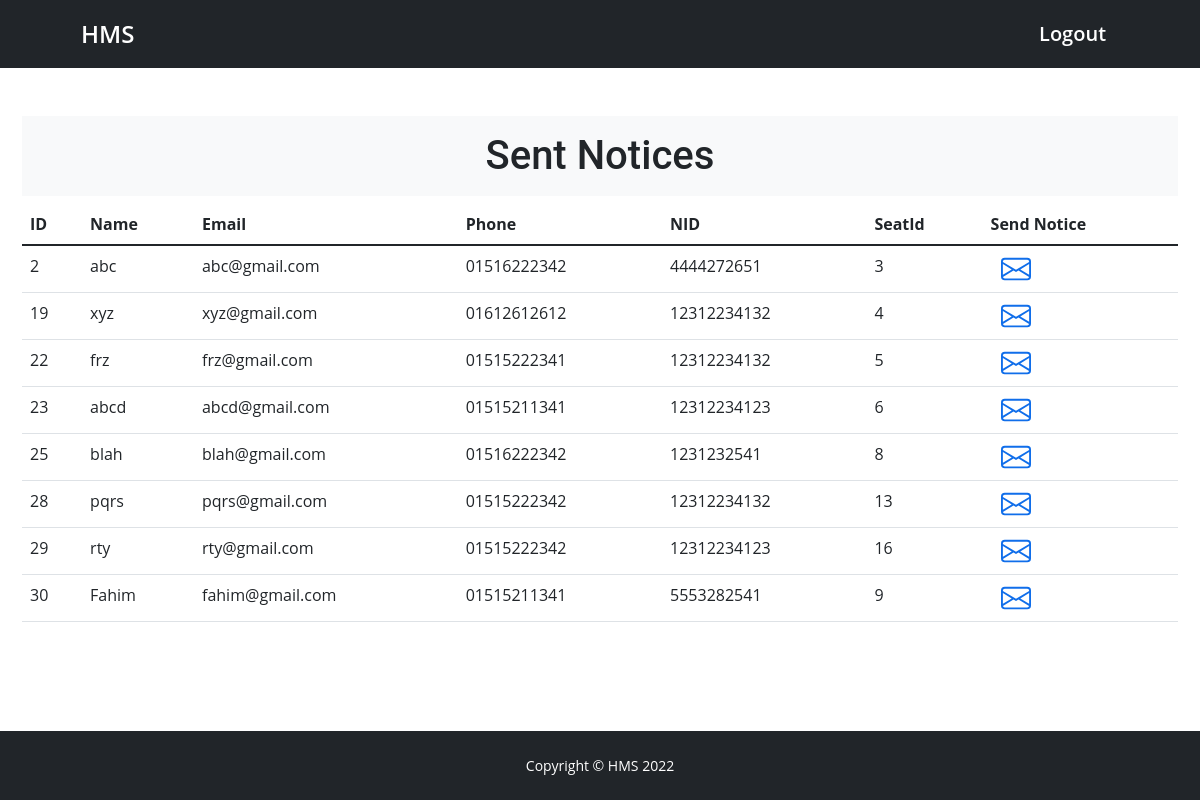
/viewnotice.php (signed in), run on the app's committed database.
### tables this page shows
CREATE TABLE `users` (
  `id` int(11) NOT NULL,
  `name` varchar(255) DEFAULT NULL,
  `address` varchar(255) DEFAULT NULL,
  `email` varchar(255) DEFAULT NULL,
  `password` varchar(255) DEFAULT NULL,
  `phone` varchar(255) DEFAULT NULL,
  `type` enum('1','2') DEFAULT NULL COMMENT '1:Admin, 2:User',
  `nid` varchar(255) DEFAULT NULL,
  `createdAt` datetime NOT NULL,
  `updatedAt` datetime NOT NULL,
  `seatId` int(11) DEFAULT NULL
);

### viewnotice.php (the view, shortened to what this page needs)
<?php
	$conn = mysqli_connect('localhost', 'root', '', 'hms2');
?>
<!DOCTYPE html>
<html lang="en">
    <head>
        <link href="https://cdn.jsdelivr.net/npm/bootstrap-icons@1.4.1/font/bootstrap-icons.css" rel="stylesheet" />
        <link href="css/styles.css" rel="stylesheet" />
        <link href="css/style2.css" rel="stylesheet">
    </head>
    <body>
        <nav class="navbar navbar-expand-lg navbar-dark bg-dark mb-4">
            <div class="container px-lg-5 py-lg-3">
                <a class="navbar-brand fs-4" href="Aindex.php">HMS</a>
                <div class="collapse navbar-collapse" id="navbarSupportedContent">
                    <ul class="navbar-nav ms-auto mb-2 mb-lg-0">
                        <li class="nav-item mx-2"><a class="nav-link active fs-5"  href="logout.php">Logout</a></li>
                    </ul>
                </div>
            </div>
        </nav>
        <section class="pt-4 container-fluid height-full">
            <div class="container px-lg-3">
                <div class="row gx-lg-5">
                <h1 class="text-center font-weight-bold p-3 mb-2 bg-light text-dark ">Sent Notices</h1>
                <table class="table">
                    <thead>
                        <tr>
                        <th scope="col">ID</th>
                        <th scope="col">Name</th>
                        <th scope="col">Email</th>
                        <th scope="col">Phone</th>
                        <th scope="col">NID</th>
                        <th scope="col">SeatId</th>
                        <th scope="col">Send Notice</th>
                        </tr>
                    </thead>
                    <?php
					$query="Select * from users";
					$result= mysqli_query($conn,$query);
                    while($rows=mysqli_fetch_assoc($result))
                    {
                        if($rows['type']==2)
                        {
					?>
                        <tr>
                            <td><?php echo $rows['id'] ?></td>
                            <td><?php echo $rows['name'] ?></td>
                            <td><?php echo $rows['email'] ?></td>
                            <td><?php echo $rows['phone'] ?></td>
                            <td><?php echo $rows['nid'] ?></td>
                            <td><?php echo $rows['seatId'] ?></td>
                            <td><a href=<?php echo"sendnotice.php?id=$rows[id]&name=$rows[name]"?>></a></td>
                        </tr>
					<?php
                        }
					}
                    ?>
                    </table>
                </div>
            </div>
        </section>
        <footer class="footer text-center py-4 bg-dark bg-info text-center text-lg-start fixed-bottom">
            <div class="small container"><p class="m-0 text-center text-white">Copyright &copy; HMS 2022</p></div>
        </footer>
    </body>
</html>

### css/style2.css (style rules this page uses)
body { font-family: "Open Sans", sans-serif; color: #444444; }
a { color: #106eea; text-decoration: none; }
h1, h2, h3, h4, h5, h6 { font-family: "Roboto", sans-serif; }
.navbar { padding: 0; }
.navbar ul { margin: 0; padding: 0; display: flex; list-style: none; align-items: center; }
.navbar li { position: relative; }
.navbar a, .navbar a:focus { display: flex; align-items: center; justify-content: space-between; padding: 0 3px; font-size: 15px; font-weight: 600; color: #222222; white-space: nowrap; transition: 0.3s; position: relative; }
.navbar a:hover:before, .navbar li:hover>a:before, .navbar .active:before { visibility: visible; width: 100%; }
.navbar a:hover, .navbar .active, .navbar .active:focus, .navbar li:hover>a { color: #106eea; }
section { padding: 60px 0; overflow: hidden; }

### data on the page
users: id "2", name "abc", email "abc@gmail.com", phone "01516222342", nid "4444272651", seatId "3"
users: id "19", name "xyz", email "xyz@gmail.com", phone "01612612612", nid "12312234132", seatId "4"
users: id "22", name "frz", email "frz@gmail.com", phone "01515222341", nid "12312234132", seatId "5"
users: id "23", name "abcd", email "abcd@gmail.com", phone "01515211341", nid "12312234123", seatId "6"
users: id "25", name "blah", email "blah@gmail.com", phone "01516222342", nid "1231232541", seatId "8"
users: id "28", name "pqrs", email "pqrs@gmail.com", phone "01515222342", nid "12312234132", seatId "13"
users: id "29", name "rty", email "rty@gmail.com", phone "01515222342", nid "12312234123", seatId "16"
users: id "30", name "Fahim", email "fahim@gmail.com", phone "01515211341", nid "5553282541", seatId "9"
